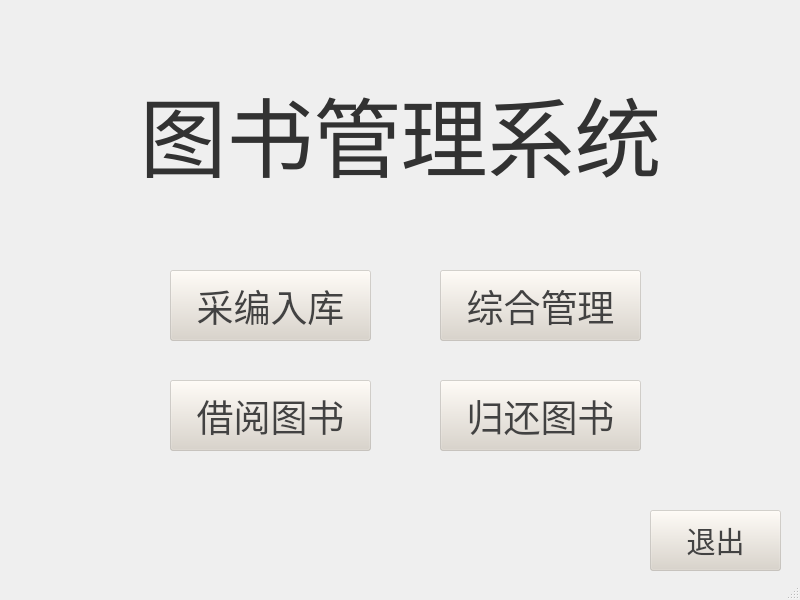
<?xml version="1.0" encoding="UTF-8"?>
<ui version="4.0">
 <class>MainWindow</class>
 <widget class="QMainWindow" name="MainWindow">
  <property name="enabled">
   <bool>true</bool>
  </property>
  <property name="geometry">
   <rect>
    <x>0</x>
    <y>0</y>
    <width>800</width>
    <height>600</height>
   </rect>
  </property>
  <property name="font">
   <font>
    <weight>50</weight>
    <bold>false</bold>
   </font>
  </property>
  <property name="contextMenuPolicy">
   <enum>Qt::NoContextMenu</enum>
  </property>
  <property name="windowTitle">
   <string>MainWindow</string>
  </property>
  <widget class="QWidget" name="widget">
   <widget class="QPushButton" name="addBooks_2">
    <property name="geometry">
     <rect>
      <x>170</x>
      <y>270</y>
      <width>201</width>
      <height>71</height>
     </rect>
    </property>
    <property name="font">
     <font>
      <family>华文行楷</family>
      <pointsize>28</pointsize>
      <weight>50</weight>
      <bold>false</bold>
     </font>
    </property>
    <property name="styleSheet">
     <string notr="true">color: rgb(66, 66, 66);
background-color: rgb(218, 211, 200,100);</string>
    </property>
    <property name="text">
     <string>采编入库</string>
    </property>
   </widget>
   <widget class="QLabel" name="label_2">
    <property name="geometry">
     <rect>
      <x>0</x>
      <y>70</y>
      <width>801</width>
      <height>111</height>
     </rect>
    </property>
    <property name="font">
     <font>
      <family>华文行楷</family>
      <pointsize>65</pointsize>
      <weight>50</weight>
      <bold>false</bold>
     </font>
    </property>
    <property name="styleSheet">
     <string notr="true">color: rgb(255, 0, 0);</string>
    </property>
    <property name="text">
     <string>&lt;html&gt;&lt;head/&gt;&lt;body&gt;&lt;p&gt;&lt;span style=&quot; color:#323232;&quot;&gt;图书管理系统&lt;/span&gt;&lt;/p&gt;&lt;/body&gt;&lt;/html&gt;</string>
    </property>
    <property name="alignment">
     <set>Qt::AlignCenter</set>
    </property>
   </widget>
   <widget class="QPushButton" name="returnBooks_2">
    <property name="enabled">
     <bool>true</bool>
    </property>
    <property name="geometry">
     <rect>
      <x>440</x>
      <y>380</y>
      <width>201</width>
      <height>71</height>
     </rect>
    </property>
    <property name="font">
     <font>
      <family>华文行楷</family>
      <pointsize>28</pointsize>
      <weight>50</weight>
      <bold>false</bold>
     </font>
    </property>
    <property name="styleSheet">
     <string notr="true">color: rgb(66, 66, 66);
background-color: rgb(218, 211, 200,100);</string>
    </property>
    <property name="text">
     <string>归还图书</string>
    </property>
   </widget>
   <widget class="QPushButton" name="clearBooks_2">
    <property name="geometry">
     <rect>
      <x>440</x>
      <y>270</y>
      <width>201</width>
      <height>71</height>
     </rect>
    </property>
    <property name="font">
     <font>
      <family>华文行楷</family>
      <pointsize>28</pointsize>
      <weight>50</weight>
      <bold>false</bold>
     </font>
    </property>
    <property name="styleSheet">
     <string notr="true">color: rgb(66, 66, 66);
background-color: rgb(218, 211, 200,100);</string>
    </property>
    <property name="text">
     <string>综合管理</string>
    </property>
   </widget>
   <widget class="QPushButton" name="lendBooks_2">
    <property name="geometry">
     <rect>
      <x>170</x>
      <y>380</y>
      <width>201</width>
      <height>71</height>
     </rect>
    </property>
    <property name="font">
     <font>
      <family>华文行楷</family>
      <pointsize>28</pointsize>
      <weight>50</weight>
      <bold>false</bold>
     </font>
    </property>
    <property name="styleSheet">
     <string notr="true">color: rgb(66, 66, 66);
background-color: rgb(218, 211, 200,100);</string>
    </property>
    <property name="text">
     <string>借阅图书</string>
    </property>
   </widget>
   <widget class="QPushButton" name="pushButton">
    <property name="geometry">
     <rect>
      <x>650</x>
      <y>510</y>
      <width>131</width>
      <height>61</height>
     </rect>
    </property>
    <property name="font">
     <font>
      <family>华文行楷</family>
      <pointsize>22</pointsize>
      <weight>50</weight>
      <bold>false</bold>
     </font>
    </property>
    <property name="styleSheet">
     <string notr="true">color: rgb(66, 66, 66);
background-color: rgb(218, 211, 200,100);</string>
    </property>
    <property name="text">
     <string>退出</string>
    </property>
   </widget>
  </widget>
  <widget class="QStatusBar" name="statusbar"/>
 </widget>
 <resources/>
 <connections/>
</ui>
